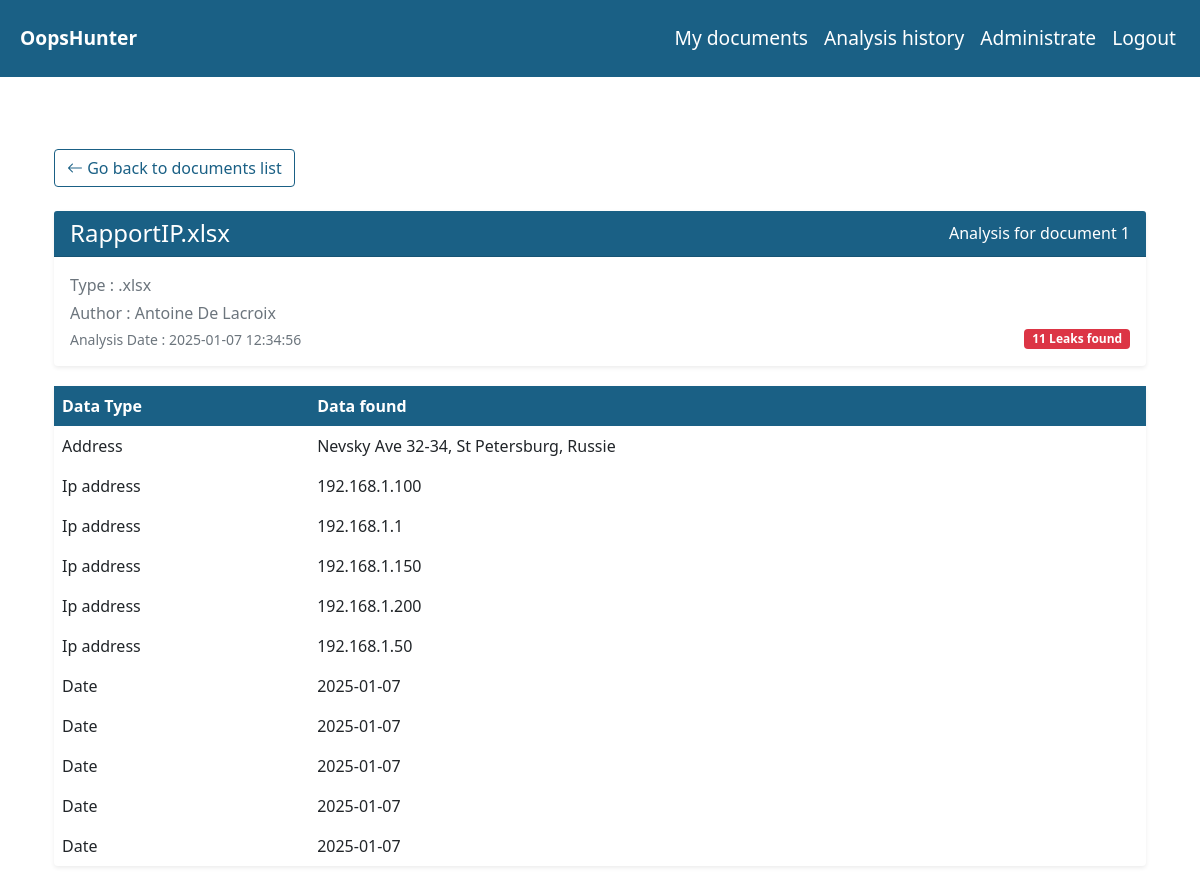
/analysis/1 (signed in), run on the app's committed database.
### tables this page shows
CREATE TABLE DOCUMENT(
   id_document INTEGER CONSTRAINT pk_document PRIMARY KEY AUTOINCREMENT,
   title VARCHAR(50),
   path VARCHAR(50),
   type VARCHAR(10),
   date_creation DATETIME,
   date_update DATETIME
);

CREATE TABLE ANALYSIS_REPORT(
   id_analysis INTEGER CONSTRAINT pk_analysis PRIMARY KEY AUTOINCREMENT,
   title VARCHAR(50),
   date_analysis DATETIME,
   id_document INTEGER NOT NULL,
   CONSTRAINT fk_document_analysis FOREIGN KEY(id_document)
      REFERENCES DOCUMENT(id_document)
);

CREATE TABLE SENSITIVE_DATA(
   id_sensitive_data INTEGER CONSTRAINT pk_sensitive_data PRIMARY KEY AUTOINCREMENT,
   data TEXT,
   id_analysis INTEGER NOT NULL,
   id_data_type INTEGER NOT NULL,
   CONSTRAINT fk_analysis_sensitive_data FOREIGN KEY(id_analysis)
      REFERENCES ANALYSIS_REPORT(id_analysis),
   CONSTRAINT fk_data_type_sensitive_data FOREIGN KEY(id_data_type)
      REFERENCES DATA_TYPE(id_data_type)
);

CREATE TABLE DATA_TYPE(
   id_data_type INTEGER CONSTRAINT pk_data_type PRIMARY KEY AUTOINCREMENT,
   type_name VARCHAR(50),
   algorithm_name VARCHAR(100),
   parameter VARCHAR(300)
);

### controllers/display_analysis_controller.py (the view)
@analysis_display_controller.route('/analysis/<int:analysis_id>')
@login_required
def show_analysis(analysis_id):
    db = get_db()
    analysis_data = get_analysis_with_details(db, analysis_id)
    if analysis_data is None:
        return render_template(
            'error.html',
            label="This analysis doesn't exist",
            status=404
        )
    return render_template(
        '/display_analysis/display_analysis.html',
        document=analysis_data['document'],
        analysis=analysis_data['analysis'],
        leaks=analysis_data['leaks']
    )

### controllers/document_controller.py (called while the page is built)
@document_controller.teardown_app_request
def teardown_db(exception): close_db(exception)

### queries/display_analysis_queries.py (called while the page is built)
def get_db():
    db = getattr(g, '_database', None)
    if db is None:
        db = g._database = sqlite3.connect(DATABASE)
        db.row_factory = sqlite3.Row
    return db

### templates/display_analysis/display_analysis.html
{% extends "index.html" %}
{% block body %}
<div class="container py-4">
    <div class="mb-4">
        <a href="{{ url_for('document_controller.show_document') }}" class="btn btn-return">
            <i class="bi bi-arrow-left"></i> Go back to documents list
        </a>
    </div>
    <div class="card shadow-sm">
        <div class="card-header">
            <div class="d-flex justify-content-between align-items-center">
                <h1 class="h4 mb-0">{{ document.title }}</h1>
                <div>
                    <span class="text-white">{{ analysis.title }}</span>
                </div>
            </div>
        </div>
        <div class="card-body">
            <p class="text-muted mb-1">Type : {{ document.type }}</p>
            <p class="text-muted mb-1">Author : {{ document.author }}</p>
            <div class="d-flex justify-content-between align-items-center">
                <small class="text-muted">Analysis Date :  {{ analysis.date }}</small>
                <span class="badge bg-danger">{{ leaks|length }} Leak{% if leaks|length > 1 %}s{% endif %} found{% if leaks|length <= 1 %}s{% endif %}</span>
            </div>
        </div>
    </div>
    <div class="card shadow-sm">
        <div class="table-responsive">
            <table class="table table-hover mb-0">
                <thead>
                    <tr>
                        <th>Data Type</th>
                        <th>Data found</th>
                    </tr>
                </thead>
                <tbody>
                    {% for leak in leaks %}
                    <tr>
                        <td class="fw-medium">{{ leak.type }}</td>
                        <td>{{ leak.data }}</td>
                    </tr>
                    {% endfor %}
                </tbody>
            </table>
        </div>
    </div>
</div>
{% endblock %}

### static/styles.css (style rules this page uses)
.table>:not(caption)>*>* { border-bottom-width: 0px !important; }
thead { background: #1A6085; color: #ffff; }
.card-header { background-color: #1A6085; color: white; }
.table thead { background-color: #1A6085; color: white; }
.card { border: none; margin-bottom: 20px; }
.btn-return { background-color: white; color: #1A6085; border: 1px solid #1A6085; }

### data on the page
DOCUMENT: title "RapportIP.xlsx", type ".xlsx"
ANALYSIS_REPORT: title "Analysis for document 1", date "2025-01-07 12:34:56"
SENSITIVE_DATA: type "Address", data "Nevsky Ave 32-34, St Petersburg, Russie"
SENSITIVE_DATA: type "Ip address", data "192.168.1.100"
SENSITIVE_DATA: type "Ip address", data "192.168.1.1"
SENSITIVE_DATA: type "Ip address", data "192.168.1.150"
SENSITIVE_DATA: type "Ip address", data "192.168.1.200"
SENSITIVE_DATA: type "Ip address", data "192.168.1.50"
SENSITIVE_DATA: type "Date", data "2025-01-07"
SENSITIVE_DATA: type "Date", data "2025-01-07"
SENSITIVE_DATA: type "Date", data "2025-01-07"
SENSITIVE_DATA: type "Date", data "2025-01-07"
SENSITIVE_DATA: type "Date", data "2025-01-07"

### other printed values
{{ document.author }} "Antoine De Lacroix"
{{ leaks|length }} "11"
